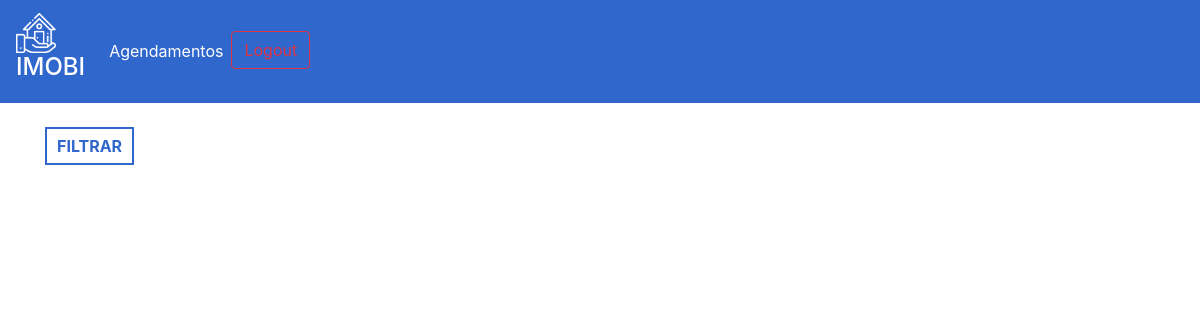
Page / (signed in) on the earlier database version.
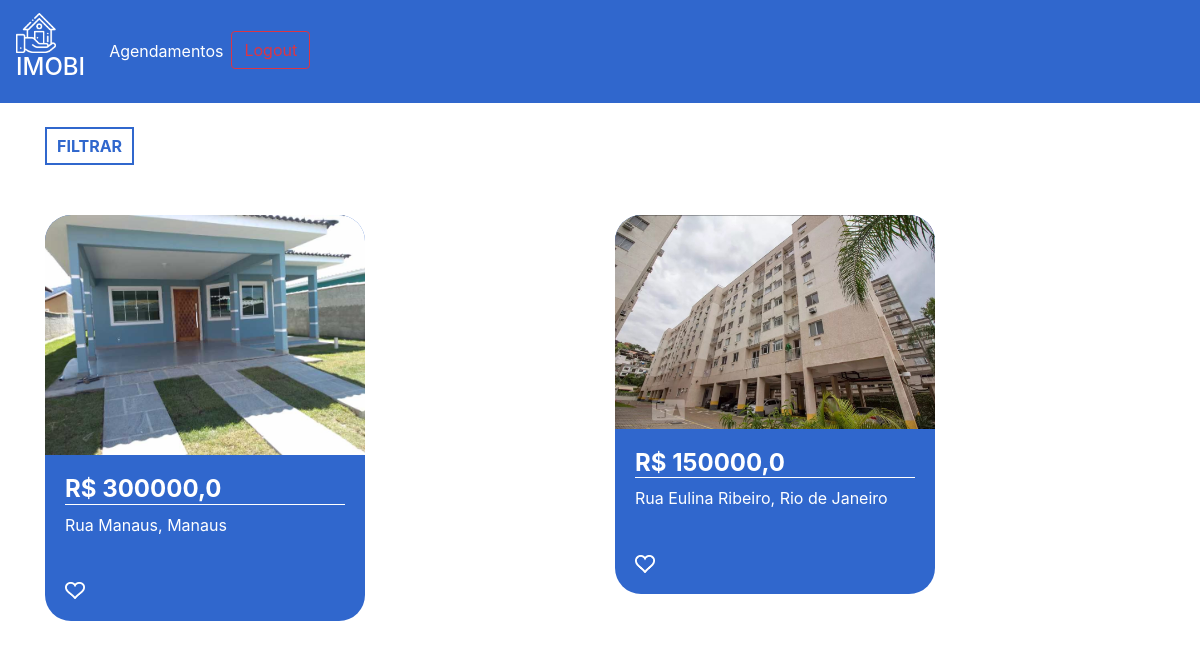
Same page on the later database version.
### plataforma/models.py (models this page shows, shortened)
class Imovei(models.Model):
    choices = (('V', 'Venda'),
    ('A', 'Aluguel'))
    choices_imovel = (('A', 'Apartamento'),
    ('C', 'Casa'))
    imagens = models.ManyToManyField(Imagem)
    valor = models.FloatField()
    quartos = models.IntegerField()
    tamanho = models.FloatField()
    cidade = models.ForeignKey(Cidade, on_delete=models.DO_NOTHING)
    rua = models.CharField(max_length=50)
    tipo = models.CharField(max_length=1, choices=choices)
    tipo_imovel = models.CharField(max_length=1, choices=choices_imovel)
    numero = models.IntegerField()
    descricao = models.TextField()
    dias_visita = models.ManyToManyField(DiasVisita)
    horarios = models.ManyToManyField(Horario)

class Imagem(models.Model):
    img = models.ImageField(upload_to='img')

class Cidade(models.Model):
    nome = models.CharField(max_length=30)
    def __str__(self) -> str:
        return self.nome

### plataforma/views.py (the view)
# urls.py: path('', views.home, name="home"),
@login_required(login_url='/auth/logar')
def home(request):
    preco_minimo = request.GET.get('preco_minimo')
    preco_maximo = request.GET.get('preco_maximo')
    cidade = request.GET.get('cidade')
    tipo = request.GET.getlist('tipo')
    cidades = Cidade.objects.all()
    if preco_minimo or preco_maximo or cidade or tipo:
        if not preco_minimo:
            preco_minimo = 0
        if not preco_maximo:
            preco_maximo = 999999999
        if not tipo:
            tipo = ['A', 'C']
        imoveis = Imovei.objects.filter(valor__gte=preco_minimo).filter(valor__lte=preco_maximo).filter(tipo_imovel__in=tipo).filter(cidade=cidade)
    else:
        imoveis = Imovei.objects.all()
    return render(request, 'home.html', {'imoveis': imoveis, 'cidades': cidades})

### plataforma/templates/home.html (shortened to what this page needs)
{% extends 'base.html' %}
{% load static %}
{% block 'head' %}
<link rel="stylesheet" href="{% static 'plataforma/css/home.css' %}">
{% endblock %}
{% block 'body' %}
    <div class="container">
        <br>
        <button type="button" class="btn_filtrar" data-toggle="modal" data-target="#exampleModal">
        FILTRAR
        </button>
        <div class="row">
            {% for imovel in imoveis %}
                <div class="col-md cont">
                    <div class="card_imovel">
                        <img class="img_capa_imovel" src="{{imovel.imagens.all.0.img.url}}">
                        <div class="informacoes_imoveis">
                            <a class="a_none" href="{% url 'imovel' imovel.id %}"><h4 class="valor">R$ {{imovel.valor}}</h4></a>
                            <p>{{imovel.rua}}, {{imovel.cidade}}</p>
                            <br>
                            <img width="7%" src="{% static 'plataforma/img/heart.png' %}">
                        </div>
                    </div>
                </div>
            {% endfor %}
        </div>
    </div>
{% endblock %}

Differences in the rows shown:
added Imovei: imagens.all.0.img (picture), valor "300000,0", rua "Rua Manaus", cidade "Manaus"
added Imovei: imagens.all.0.img (picture), valor "150000,0", rua "Rua Eulina Ribeiro", cidade "Rio de Janeiro"
